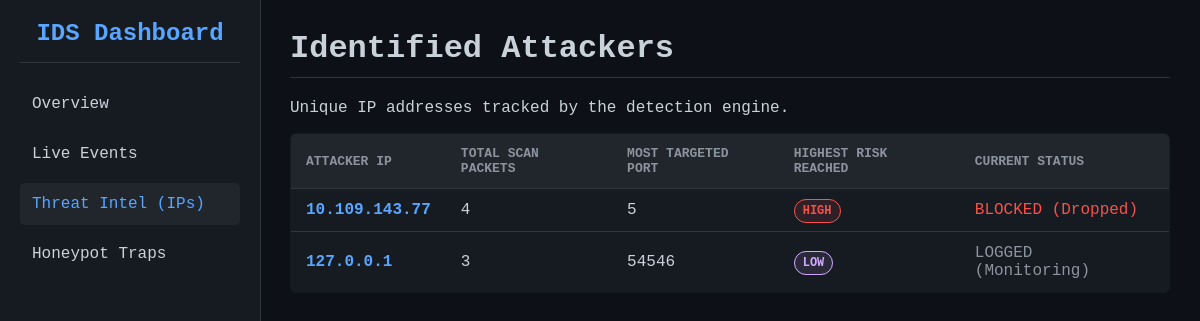
The page /attackers on the database as committed earlier.
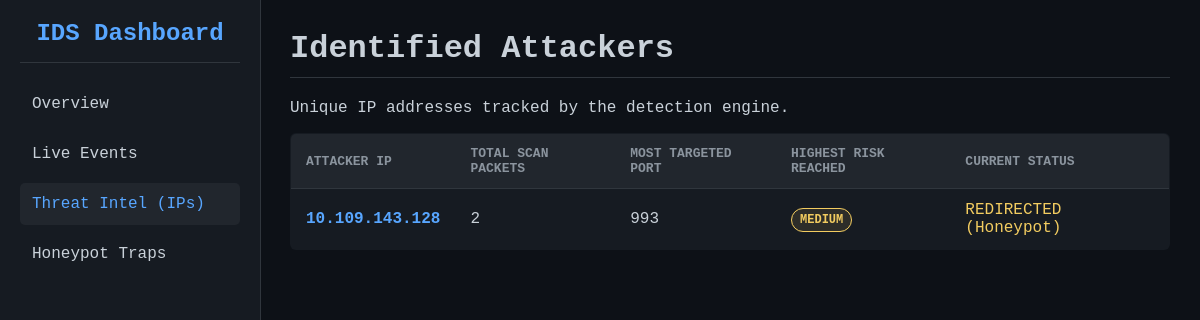
The same page on the database as committed later.
### tables this page shows
CREATE TABLE attacks (id INTEGER PRIMARY KEY AUTOINCREMENT,timestamp DATETIME DEFAULT CURRENT_TIMESTAMP,ip TEXT,target_port INTEGER,scan_type TEXT,risk_level TEXT,action TEXT);

### dashboard/app.py (the view)
@app.route('/attackers')
def attackers():
    conn = get_db_connection()
    try:
        raw_data = conn.execute("SELECT ip, target_port, risk_level FROM attacks").fetchall()
    except sqlite3.OperationalError:
        raw_data = []
    conn.close()
    ips_data = defaultdict(lambda: {'count': 0, 'ports': Counter(), 'risks': set()})
    for row in raw_data:
        ip = row['ip']
        ips_data[ip]['count'] += 1
        ips_data[ip]['ports'][row['target_port']] += 1
        ips_data[ip]['risks'].add(row['risk_level'])
    attackers_list = []
    for ip, data in ips_data.items():
        top_port = data['ports'].most_common(1)[0][0]
        if 'HIGH' in data['risks']: max_risk = 'HIGH'
        elif 'MEDIUM' in data['risks']: max_risk = 'MEDIUM'
        elif 'LOW' in data['risks']: max_risk = 'LOW'
        else: max_risk = 'UNKNOWN'
        attackers_list.append({
            'ip': ip,
            'packet_count': data['count'],
            'top_port': top_port,
            'max_risk': max_risk
        })
    attackers_list = sorted(attackers_list, key=lambda x: x['packet_count'], reverse=True)
    return render_template('attackers.html', attackers=attackers_list)

### dashboard/app.py (called while the page is built)
def get_db_connection():
    if not os.path.exists(DB_PATH):
        open(DB_PATH, 'a').close()
    conn = sqlite3.connect(DB_PATH)
    conn.row_factory = sqlite3.Row
    return conn

### dashboard/templates/attackers.html (shortened to what this page needs)
{% extends "base.html" %}
{% block content %}
<h1>Identified Attackers</h1>
<p>Unique IP addresses tracked by the detection engine.</p>
<table>
    <thead>
        <tr>
            <th>Attacker IP</th>
            <th>Total Scan Packets</th>
            <th>Most Targeted Port</th>
            <th>Highest Risk Reached</th>
            <th>Current Status</th>
        </tr>
    </thead>
    <tbody>
        {% for attacker in attackers %}
        <tr>
            <td style="color: #58a6ff; font-weight: bold;">{{ attacker.ip }}</td>
            <td>{{ attacker.packet_count }}</td>
            <td>{{ attacker.top_port }}</td>
            <td><span class="badge {{ attacker.max_risk }}">{{ attacker.max_risk }}</span></td>
            <td>
                {% if attacker.max_risk == 'HIGH' %}
                    <span style="color: #f85149;">BLOCKED (Dropped)</span>
                {% elif attacker.max_risk == 'MEDIUM' %}
                    <span style="color: #f2cc60;">REDIRECTED (Honeypot)</span>
                {% else %}
                    <span style="color: #8b949e;">LOGGED (Monitoring)</span>
                {% endif %}
            </td>
        </tr>
        {% else %}
        <tr>
            <td colspan="5" style="text-align: center;">No attackers identified yet.</td>
        </tr>
        {% endfor %}
    </tbody>
</table>
{% endblock %}

Rows that differ between the two databases and show on the page:
removed attacks: ip "127.0.0.1", packet_count "3", top_port "54546", max_risk "LOW", shows "LOGGED (Monitoring)"
changed attacks: ip "10.109.143.77" → "10.109.143.128"; packet_count "4" → "2"; top_port "5" → "993"; max_risk "HIGH" → "MEDIUM"; text "BLOCKED (Dropped)" → "REDIRECTED (Honeypot)"
